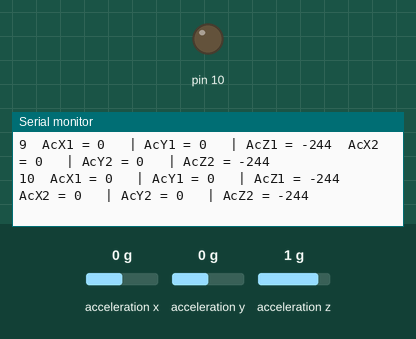
Recording of a sketch running on a simulated Arduino Mega 2560, built with avr-gcc and run on an emulated ATmega2560. On the bench: output pins drawn as LEDs (lit = HIGH), the last lines printed to the serial monitor. Wiring (inferred from the names in the program): ADXL345 accelerometer at I2C address 0x1D; ADXL345 accelerometer at I2C address 0x53. Inputs (shaded band) come from the test bench; at power-on: acceleration x 0 g, acceleration y 0 g, acceleration z 1 g. Storage starts empty.

Above: at 1.2 s.
1.3 s: acceleration x set to -1.4 g
At 1.54 s:
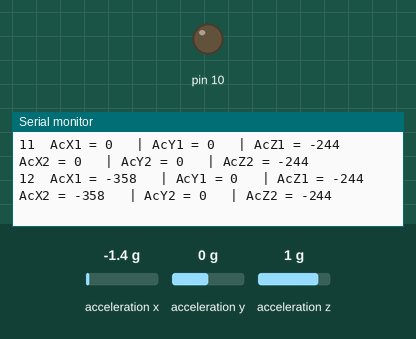
4.3 s: acceleration y set to -1.4 g
At 4.51 s:
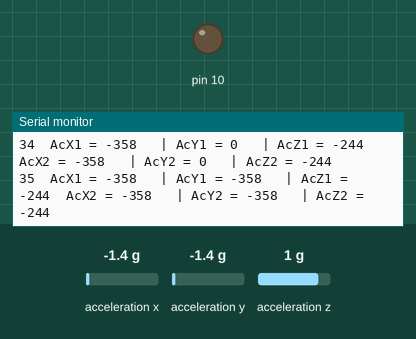
7.3 s: acceleration z set to 0 g
At 7.36 s:
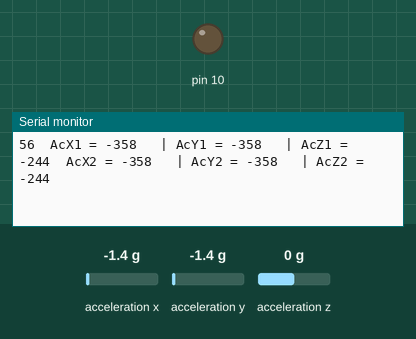
Timing chart, 0 to 10.3 s (numbered marks = the images above; inputs shaded):
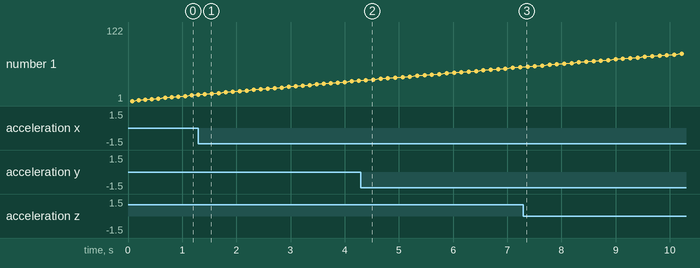

Measured:
- after the input at 1.3 s, the serial monitor: prints a new line after 0.12 s (image 1)
- after the input at 4.3 s, the serial monitor: prints a new line after 0.09 s (image 2)

The sketch:

MPU_and_SD_Code.ino
```cpp
#include <Wire.h>
#include <SD.h>

File myFile;


#define DEVICE_A (0x1D)    //first ADXL345 device address
#define DEVICE_B (0x53)    //second ADXL345 device address
#define TO_READ (6)        //num of bytes we are going to read each time (two bytes for each axis)

byte buff[TO_READ] ;      //6 bytes buffer for saving data read from the device
char str[512];

// Initializations
void setup()
{
  // Arduino initializations
  Wire.begin();
  Serial.begin(9600);

   //Turning on the both ADXL345s
  writeTo(DEVICE_A, 0x2D, 24);
  writeTo(DEVICE_B, 0x2D, 24);

  Serial.begin(9600);
  Serial.print("Initializing SD card...");
  // On the Ethernet Shield, CS is pin 4. It's set as an output by default.
  // Note that even if it's not used as the CS pin, the hardware SS pin
  // (10 on most Arduino boards, 53 on the Mega) must be left as an output
  // or the SD library functions will not work.
   pinMode(10, OUTPUT);

  if (!SD.begin(10)) {
    Serial.println("initialization failed!");
    return;
  }
  Serial.println("initialization done.");

  // open the file. note that only one file can be open at a time,
  // so you have to close this one before opening another.
  myFile = SD.open("tests.txt", FILE_WRITE);

  // if the file opened okay, write to it:
  if (myFile) {
    Serial.print("Writing to test.txt...");
    myFile.println("testing 1, 2, 3.");
  // close the file:
    myFile.close();
    Serial.println("done.");
  } else {
    // if the file didn't open, print an error:
    Serial.println("error opening test.txt");
  }

}

int regAddress = 0x32;      //first axis-acceleration-data register on the ADXL345
int xa = 0, ya = 0, za = 0;
int xb = 0, yb = 0, zb = 0;

int long cpt=0;

// Main loop, read and display data
void loop()
{
  cpt++;
  // Display data counter
  Serial.print (cpt,DEC);
  Serial.print ("\t");

  readFrom(DEVICE_A, regAddress, TO_READ, buff); //read the acceleration data from the ADXL345
   //each axis reading comes in 10 bit resolution, ie 2 bytes.  Least Significat Byte first!!
   //thus we are converting both bytes in to one int
  xa = (((int)buff[1]) << 8) | buff[0];
  ya = (((int)buff[3])<< 8) | buff[2];
  za = (((int)buff[5]) << 8) | buff[4];

  readFrom(DEVICE_B, regAddress, TO_READ, buff); //read the acceleration data from the second ADXL345
  xb = (((int)buff[1]) << 8) | buff[0];
  yb = (((int)buff[3])<< 8) | buff[2];
  zb = (((int)buff[5]) << 8) | buff[4];


  // Accelerometer
  myFile = SD.open("tests.txt", FILE_WRITE);

  myFile.print (cpt,DEC);
  myFile.print ("\t");

  Serial.print("AcX1 = "); Serial.print((xa),DEC);
  Serial.print("\t");
  Serial.print(" | AcY1 = "); Serial.print((ya),DEC);
  Serial.print("\t");
  Serial.print(" | AcZ1 = "); Serial.print((za-500),DEC);
  Serial.print("\t");

  Serial.print("AcX2 = "); Serial.print((xb),DEC);
  Serial.print("\t");
  Serial.print(" | AcY2 = "); Serial.print((yb),DEC);
  Serial.print("\t");
  Serial.print(" | AcZ2 = "); Serial.print((zb-500),DEC);
  Serial.print("\t");

  myFile.print("AcX1 = "); myFile.print((xa),DEC);
  myFile.print("\t");
  myFile.print(" | AcY1 = "); myFile.print((ya),DEC);
  myFile.print("\t");
  myFile.print(" | AcZ1 = "); myFile.print((za),DEC);
  myFile.print("\t");

  myFile.print("AcX2 = "); myFile.print((xb),DEC);
  myFile.print("\t");
  myFile.print("AcY2 = "); myFile.print((yb),DEC);
  myFile.print("\t");
  myFile.print("AcZ2 = "); myFile.print((zb),DEC);
  myFile.print("\t");
  myFile.println("");
  myFile.close();


  // End of line
  Serial.println("");


  delay(100);
}

//---------------- Functions
//Writes val to address register on device
void writeTo(int device, byte address, byte val) {
   Wire.beginTransmission(device); //start transmission to device
   Wire.write(address);        // send register address
   Wire.write(val);        // send value to write
   Wire.endTransmission(); //end transmission
}

//reads num bytes starting from address register on device in to buff array
void readFrom(int device, byte address, int num, byte buff[]) {
  Wire.beginTransmission(device); //start transmission to device
  Wire.write(address);        //sends address to read from
  Wire.endTransmission(); //end transmission

  Wire.beginTransmission(device); //start transmission to device
  Wire.requestFrom(device, num);    // request 6 bytes from device

  int i = 0;
  while(Wire.available())    //device may send less than requested (abnormal)
  {
    buff[i] = Wire.read(); // receive a byte
    i++;
  }
  Wire.endTransmission(); //end transmission
}
```
